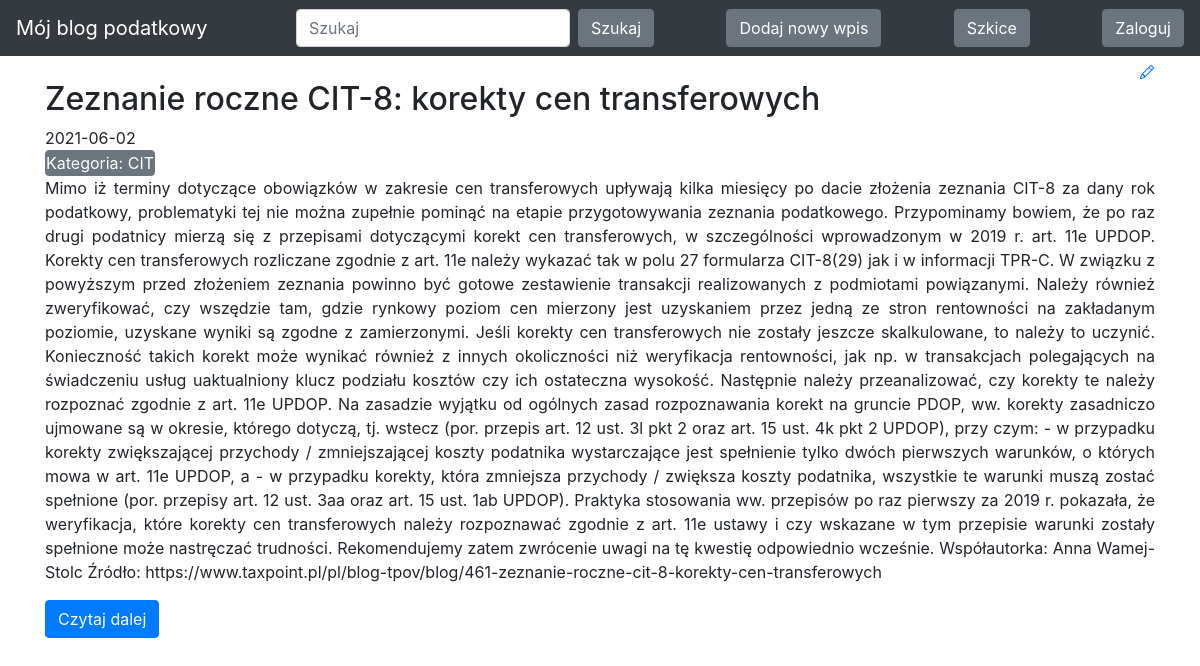
The app's page /?entry_id=1 with its own data.
### blog/models.py (models this page shows)
class Entry(db.Model):
    id = db.Column(db.Integer, primary_key=True)
    title = db.Column(db.String(80), nullable=False)
    body = db.Column(db.Text, nullable=False)
    pub_date = db.Column(db.DateTime, nullable=False,
                         default=datetime.datetime.utcnow)
    is_published = db.Column(db.Boolean, default=False)
    category = db.Column(db.String(80), nullable=False)

### blog/routes.py (the view)
@app.route("/")
def index():
    search = request.args.get('search', default=None)
    category = request.args.get('category', default=None)
    entry_id = request.args.get('entry_id', default=None)
    query = Entry.query.filter_by(is_published=True)
    if search:
        query = query.filter(or_(Entry.title.contains(search), Entry.body.contains(search)))
    elif category:
        query = query.filter(Entry.category == category)
    elif entry_id:
        query = query.filter(Entry.id == entry_id)
    all_posts = query.order_by(Entry.pub_date.desc())
    return render_template("homepage.html", all_posts=all_posts)

### blog/templates/homepage.html (shortened to what this page needs)
<!DOCTYPE html>
<html lang="en">
{% extends "base.html" %}
{% block content %}
{% for post in all_posts %}
<div>
   <div>
       <h2 class="mt-4 d-inline-block">{{ post.title }}</h2>
       <a href="{{ url_for('edit_entry', entry_id=post.id) }}">
       </a>
   </div>
   {{ post.pub_date.strftime('%Y-%m-%d') }}
    <form class="form-inline my-2 my-lg-0" action="{{ url_for('index') }}" method="GET">
    <button class="btn btn-secondary my-2 my-sm-0 p-0" name="category" value="{{ post.category }}" type="submit">Kategoria: {{ post.category }}</button>
    </form>
    <p style="text-align: justify">
        {% if 'entry_id' in request.full_path %}
        {{ post.body }}
        {% else %}
        {{ post.body|truncate(700, true) }}
        {% endif %}
   </p>
    <form class="form-inline my-2 my-lg-0" action="{{ url_for('index') }}" method="GET">
    <button class="btn btn-primary my-2 my-sm-0" name="entry_id" value="{{ post.id }}" type="submit">Czytaj dalej</button>
    </form>
</div>
{% endfor %}
{% endblock %}

### records on screen
Entry: title "Zeznanie roczne CIT-8: korekty cen transferowych", pub_date "2021-06-02", category "CIT", body "Mimo iż terminy dotyczące obowiązków w zakresie cen transferowych upływają kilka miesięcy po dacie złożenia zeznania CIT-8 za dany rok podatkowy, problematyki tej nie można zupełnie pominąć na etapie przygotowywania zeznania podatkowego. Przypominamy bowiem, że po raz drugi podatnicy mierzą się z przepisami dotyczącymi korekt cen transferowych, w szczególności wprowadzonym w 2019 r. art. 11e UPDOP. Korekty cen transferowych rozliczane zgodnie z art. 11e należy wykazać tak w polu 27 formularza CIT-8(29) jak i w informacji TPR-C. W związku z powyższym przed złożeniem zeznania powinno być gotowe zestawienie transakcji realizowanych z podmiotami powiązanymi. Należy również zweryfikować, czy…", {{ post.id }} 1 (drawn)
